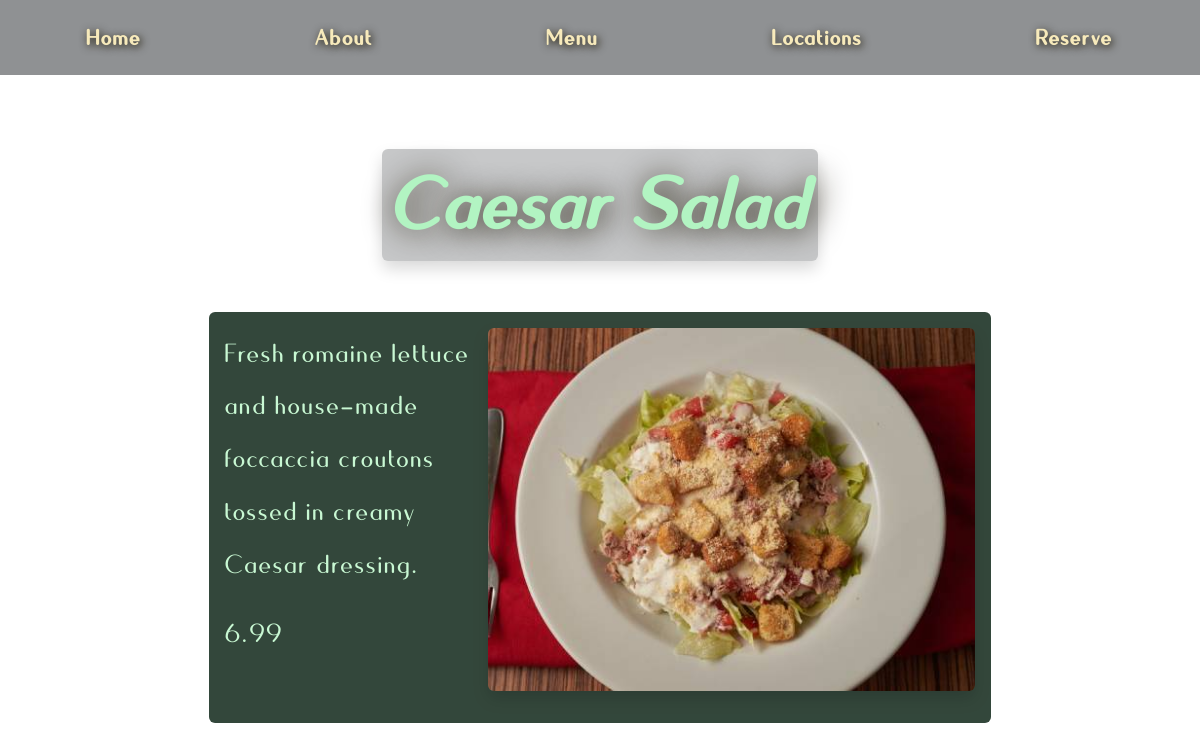
The app's page /detail/2 with its own data.
### main_site/models.py (models this page shows, shortened)
class MenuItem(models.Model):
    name = models.CharField(
        max_length=NAME_MAX_LEN,
        unique=True,
        blank=True,
        null=True
    )
    description = models.CharField(max_length=TEXT_MAX_LEN, blank=True, null=True)
    price = models.DecimalField(
        max_digits=MAX_NUM,
        decimal_places=2,
        blank=True,
        null=True
    )
    type = models.CharField(
        max_length=NAME_MAX_LEN,
        choices=MENU_CATEGORIES,
        blank=True,
        null=True
    )
    author = models.ForeignKey(
        User,
        on_delete=models.PROTECT,
        blank=True,
        null=True
    )
    is_available = models.BooleanField(default=True)
    date_added = models.DateTimeField(auto_now_add=True)
    image = models.ImageField(upload_to='main_site', blank=True, null=True)

### main_site/views.py (the view)
# urls.py: path('detail/<int:pk>', views.MenuItemDetailView.as_view(), name='menu_item')
class MenuItemDetailView(generic.DetailView):
    model = models.MenuItem
    template_name = 'main/menu_item_detail.html'

### templates/main/menu_item_detail.html (shortened to what this page needs)
{% extends 'main/base.html' %}
{% load static %}
{% block page_class %}menu_detail{% endblock %}
{% block heading_class %}page_heading{% endblock %}
{% block heading %}{{ object.name }}{% endblock %}
{% block content %}
    <div class="menu_item rounded my-1 mx-auto p-3">
        <div class="menu_description">
            <p>{{ object.description}}</p>
            <p>{{ object.price }}</p>
        </div>
        <figure class="menu_image">
            <img
                src="{{ object.image.url }}"
                alt="{{ object.name }}"
                class="w-100 rounded shadow"
            />
        </figure>
    </div>
{% endblock %}

### main_site/static/css/style.css (style rules this page uses)
:root { --bgDark: rgba(0, 25, 10, 0.8); --textLight: #c8f8d3; --textDark: #00190a; --primaryDark: rgba(25, 20, 0, 0.8); --textFocus: #74bb83; --textAlt: #f7eabb; --textShadow: #191400; }
body { font-family: 'Quesha', sans-serif; }
h2, p, .bgDark { color: var(--textLight); }
p, label, a, li, dd { font-size: 1.8rem; letter-spacing: 0.1rem; }
.menu_card, .menu_item, .location_card, .form_card { color: var(--textAlt); }
.menu_item { background-color: var(--bgDark); display: grid; grid-template-columns: 35% 1fr; width: 70%; }
.menu_description p { font-size: 2.2rem; }

### records on screen
MenuItem: name "Caesar Salad", description "Fresh romaine lettuce and house-made foccaccia croutons tossed in creamy Caesar dressing.", price "6.99", image (picture)
